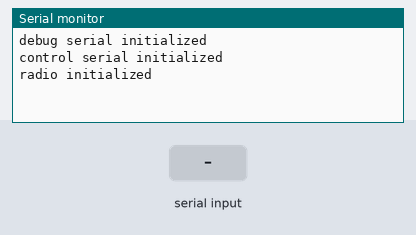
This sketch was run on a simulated Arduino Mega 2560, built with avr-gcc and run on an emulated ATmega2560. On the bench: the last lines printed to the serial monitor. Inputs (shaded band) come from the test bench. No radio packets arrive unless stated.

Above: at 2.2 s.
2.3 s: "1" received over the second serial link
At 4.1 s:
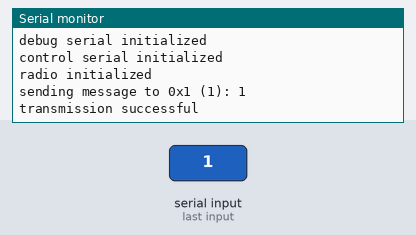
4.9 s: "0" received over the second serial link
At 6.3 s:
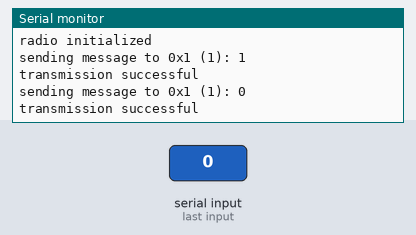
6.4 s: "2" received over the second serial link
At 8.4 s:
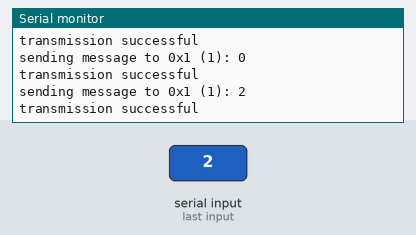

The sketch:

fast_server.ino
```cpp
#include <RHReliableDatagram.h>
#include <RH_RF95.h>
#include <memory>

#define RFM95_CS 8
#define RFM95_RST 4
#define RFM95_INT 3
#define RF95_FREQ 915.0

#define CLIENT_ADDRESS 1 //Football is client
#define SERVER_ADDRESS 2 //Boombox is server

#define CONTROL_SERIAL Serial1
#define CONTROL_BAUDRATE 115200
#define CONTROL_RESPONSE_DELAY 1000

#define DEBUG_SERIAL Serial
#define DEBUG_BAUDRATE 115200


//Class objects
RH_RF95 driver(RFM95_CS, RFM95_INT);
RHReliableDatagram manager(driver, SERVER_ADDRESS);

uint8_t buf[RH_RF95_MAX_MESSAGE_LEN];
uint8_t len = sizeof(buf);
bool responseSuccessful = false;

bool setup_debug_serial() {
    DEBUG_SERIAL.begin(DEBUG_BAUDRATE);
    while (!DEBUG_SERIAL) {
        ;
    }
    DEBUG_SERIAL.println("debug serial initialized");
    return true;
}

bool setup_control_serial() {
    CONTROL_SERIAL.begin(CONTROL_BAUDRATE);
    while (!CONTROL_SERIAL) {
      ;
    }
    DEBUG_SERIAL.println("control serial initialized");
    return true;
}

bool radio_setup() {
    pinMode(RFM95_RST, OUTPUT);
    digitalWrite(RFM95_RST, HIGH);

    if (!manager.init()) {
        DEBUG_SERIAL.println("manager init failed");
    }

    while (!driver.setFrequency(RF95_FREQ)) {
        DEBUG_SERIAL.println("freq set failed");
        delay(5);
    }

    manager.setRetries(3);

    driver.setTxPower(23, false);

    DEBUG_SERIAL.println("radio initialized");

    delay(1000);
    return true;
}

void print_byte(uint8_t const byte_arr[], const int& arr_len) {
  for (size_t i = 0; i < arr_len; i++) {
    Serial.print(static_cast<char>(byte_arr[i]));
  }
}

String byte_to_string(uint8_t const byte_arr[], const int& arr_len) {
    String str = "";
    for (size_t i = 0; i < arr_len; i++) {
        str += static_cast<char>(byte_arr[i]);
    }
    return str;
}

void print_string_dst_len(const String& string, const int& address, const int& len) {
  DEBUG_SERIAL.print(string);
  DEBUG_SERIAL.print(" 0x");
  DEBUG_SERIAL.print(address, HEX);
  DEBUG_SERIAL.print(" (");
  DEBUG_SERIAL.print(len);
  DEBUG_SERIAL.print("): ");
}

bool send_packet(uint8_t data[], int data_length, int dst_address) {
    DEBUG_SERIAL.println();
    print_string_dst_len("sending message to", dst_address, data_length);
    print_byte(data, data_length);
    DEBUG_SERIAL.println();

    if (manager.sendtoWait(data, data_length, dst_address)) {
      DEBUG_SERIAL.println("transmission successful");
      return true;
    } else {
      DEBUG_SERIAL.println("transmission failed");
      return false;
    }
}

int recieve_packet(bool& message_recieved, int timeout) {
  message_recieved = false;
  if(manager.waitAvailableTimeout(timeout)) {
    uint8_t len = sizeof(buf);
    uint8_t from;
    if (manager.recvfromAck(buf, &len, &from)) { // note len var declared each call
      print_string_dst_len("recieved message from", from, len);
      print_byte(buf, len);
      message_recieved = true;
      return len;
    } else {
      DEBUG_SERIAL.println("No reply, is rf95_reliable_datagram_server running?");
      return -1;
    }
  } else {
    //DEBUG_SERIAL.println("no rf message");
    return -1;
  }
}

uint8_t* string_to_buf(const String& string) {
  uint8_t* data = new uint8_t[string.length() + 1];
  for (size_t i = 0; i < string.length(); i++) {
    data[i] = static_cast<uint8_t>(string[i]);
  }
  return data;
}

bool recieve_response(String& message, const unsigned long& waitMillis) {
  unsigned long startTime = millis();
  while(CONTROL_SERIAL.available() == 0 && millis() - startTime < waitMillis) {
    ; // wait for serial to come available
  }

  if(CONTROL_SERIAL.available() > 0) {
    message = Serial.readString();
    return true;
  } else {
    message = "no response recieved";
    return false;
  }
}

void setup() {
  setup_debug_serial();
  setup_control_serial();
  radio_setup();
}

void loop() {
  responseSuccessful = false;

  if (CONTROL_SERIAL.available() > 0) {
    String serial_message = CONTROL_SERIAL.readString();
    uint8_t* serial_bytes = string_to_buf(serial_message);
    send_packet(serial_bytes, serial_message.length(), CLIENT_ADDRESS);
    delete[] serial_bytes;
  }
}
```

Measured:
- after the input at 2.3 s, the serial monitor: prints a new line after 1.0 s (image 1)
- after the input at 4.9 s, the serial monitor: prints a new line after 1.0 s (image 2)
- after the input at 6.4 s, the serial monitor: prints a new line after 1.0 s (image 3)
